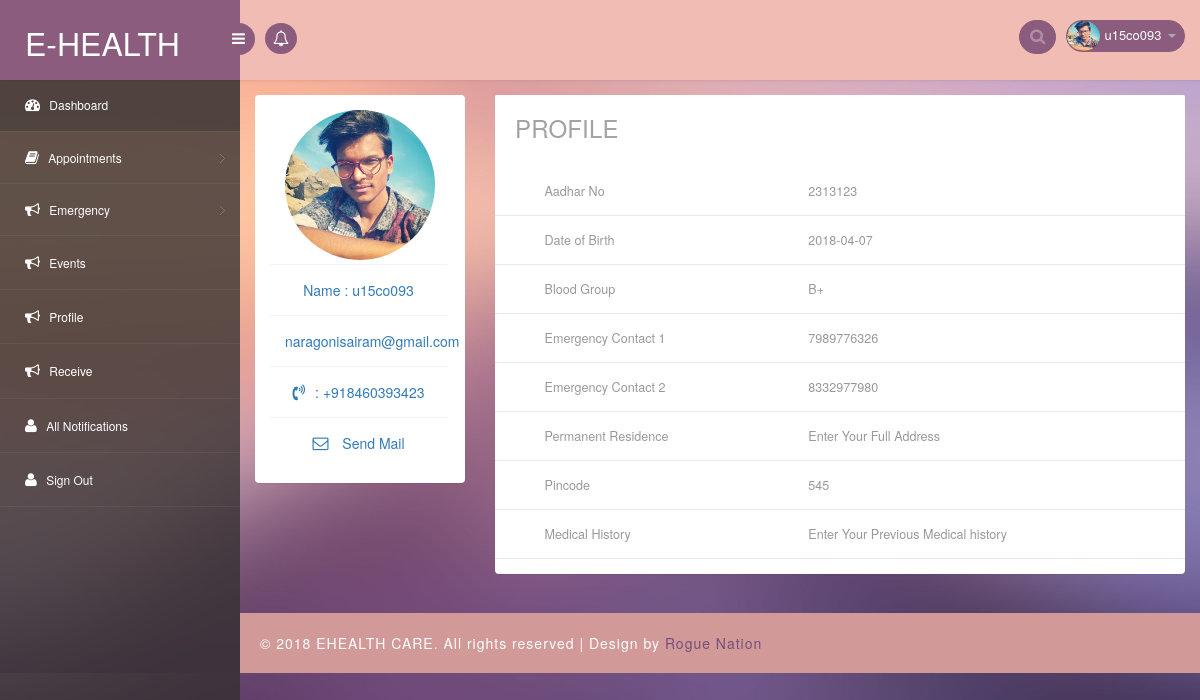
The app's page /profile.php (signed in), older data.
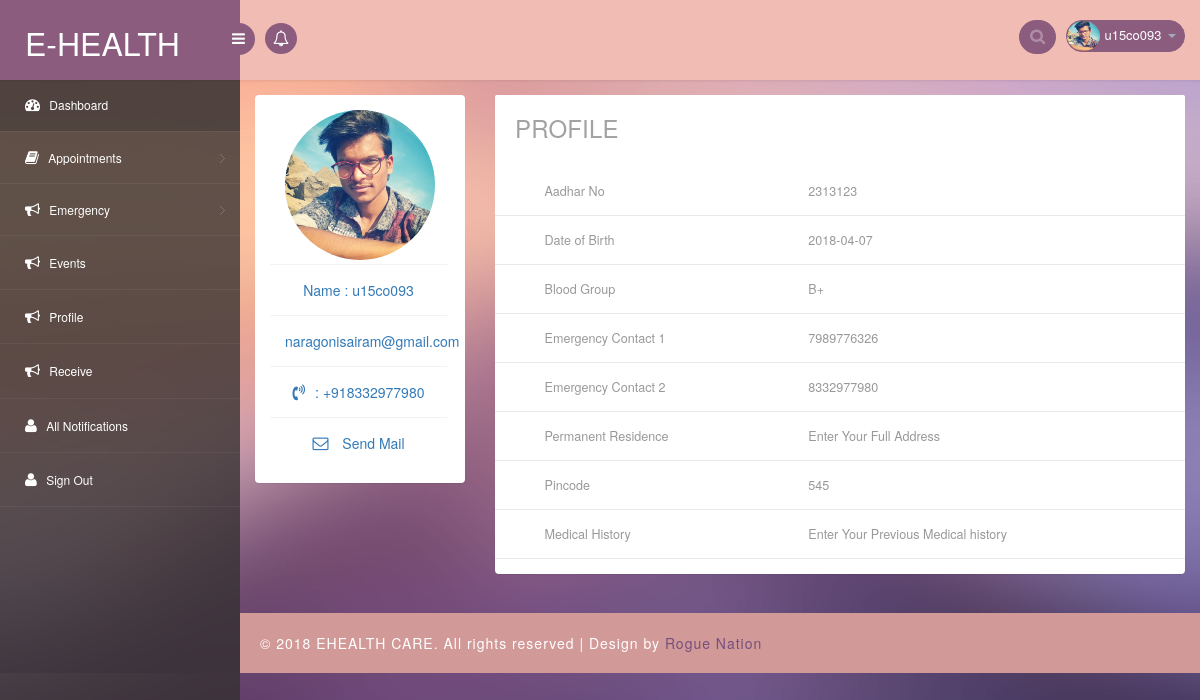
The same page, newer data.
### tables this page shows
CREATE TABLE `users` (
  `id` int(11) NOT NULL,
  `username` varchar(100) NOT NULL,
  `email` varchar(255) NOT NULL,
  `password` varchar(255) DEFAULT NULL,
  `phone` varchar(13) DEFAULT NULL,
  `emer1` varchar(13) DEFAULT NULL,
  `emer2` varchar(13) DEFAULT NULL,
  `addr` text,
  `dob` date DEFAULT NULL,
  `avatar` varchar(255) NOT NULL,
  `aadhar` int(12) DEFAULT NULL,
  `hash` varchar(255) NOT NULL,
  `active` int(11) NOT NULL DEFAULT '0',
  `pincode` int(6) DEFAULT NULL,
  `bloodgroup` varchar(3) DEFAULT NULL,
  `medicalHis` text,
  `infoUpdated` int(11) NOT NULL DEFAULT '0',
  `user_type` int(11) NOT NULL
);

### profile.php (the view, shortened to what the changed rows need)
<?php include('includes/header.php') ?>
<?php include("includes/connection.php"); ?>
<section id="main-content">
    <section class="wrapper">
        <div class="mail-w3agile">
        <div class="row">
            <div class="col-sm-3 com-w3ls">
                <section class="panel">
                    <div class="panel-body" style="margin: auto;text-align: center;">
                        <ul class="nav nav-pills nav-stacked mail-nav" style="margin:auto;">
                        <?php
                            $uid = $_SESSION['uid'];
                            $query = "SELECT * FROM users WHERE id={$uid}";
                            $result = mysqli_query($conn,$query);
                            $row = mysqli_fetch_assoc($result);
                        ?>
                            <li style="display: inline-block;margin-right: auto;margin-left: auto;"><img class='' src="images/avatars/<?php echo $row['avatar']?>" alt='profile_img' style="display: block;border-radius: 50%" width='150px' height='150px'></li>
                            <li><a>Name : <?php echo $row['username']?></a></li>
                            <li><a><?php echo $row['email']?></a></li>
                            <li><a><i class="fa fa-volume-control-phone" ></i>: +91<?php echo $row['phone']?></a></li>
                        </ul>
                    </div>
                </section>
            </div>
            <div class="col-sm-9 mail-w3agile">
                <section class="panel">
                    <div class="panel-body minimal">
                        <div class="table-inbox-wrap ">
                            <table class="table table-inbox table-hover">
                        <tbody>
                        <tr class="">
                            <td class="inbox-small-cells"></i></td>
                            <td class="view-message dont-show">Aadhar No</td>
                            <td class="view-message view-message"><?php echo $row['aadhar']?></td>
                        </tr>
                        <tr class="">
                            <td class="inbox-small-cells"></i></td>
                            <td class="view-message dont-show">Date of Birth</td>
                            <td class="view-message view-message"><?php echo $row['dob']?></td>
                        </tr>
                        <tr class="">
                            <td class="inbox-small-cells"></i></td>
                            <td class="view-message dont-show">Blood Group</td>
                            <td class="view-message view-message"><?php echo $row['bloodgroup']?></td>
                        </tr>
                        <tr class="">
                            <td class="inbox-small-cells"></i></td>
                            <td class="view-message dont-show">Emergency Contact 1</td>
                            <td class="view-message view-message"><?php echo $row['emer1']?></td>
                        </tr>
                        <tr class="">
                            <td class="inbox-small-cells"></i></td>
                            <td class="view-message dont-show">Emergency Contact 2</td>
                            <td class="view-message view-message"><?php echo $row['emer2']?></td>
                        </tr>
                        <tr class="">
                            <td class="inbox-small-cells"></i></td>
                            <td class="view-message dont-show">Permanent Residence</td>
                            <td class="view-message view-message"><?php echo $row['addr']?></td>
                        </tr>
                        <tr class="">
                            <td class="inbox-small-cells"></i></td>
                            <td class="view-message dont-show">Pincode</td>
                            <td class="view-message view-message"><?php echo $row['pincode']?></td>
                        </tr>
                        <tr class="">
                            <td class="inbox-small-cells"></i></td>
                            <td class="view-message dont-show">Medical History</td>
                            <td class="view-message view-message"><?php echo $row['medicalHis']?></td>
                        </tr>
                        </tbody>
                        </table>
                        </div>
                    </div>
                </section>
            </div>
        </div>
        </div>
</section>
<?php include('includes/footer.php') ?>

### includes/header.php (shortened to what the changed rows need)
<?php include("includes/connection.php"); ?>
<!DOCTYPE html>
<head>
<link rel="stylesheet" href="css/bootstrap.min.css" >
<link href="css/style.css" rel='stylesheet' type='text/css' />
<link href="css/style-responsive.css" rel="stylesheet"/>
<link rel="stylesheet" href="css/font.css" type="text/css"/>
<link href="css/font-awesome.css" rel="stylesheet">
<link rel="stylesheet" href="css/morris.css" type="text/css"/>
<link rel="stylesheet" href="css/monthly.css">
<link rel="stylesheet" href="css/bootstrap.css">
<link rel="stylesheet" href="css/custom.css">
</head>
<body>
<section id="container">
<header class="header fixed-top clearfix">
<div class="top-nav clearfix">
    <ul class="nav pull-right top-menu">
        <?php
            $uid = $_SESSION['uid'];
            $query = "SELECT * FROM users WHERE id={$uid}";
            $result = mysqli_query($conn,$query);
            $row = mysqli_fetch_assoc($result);
        ?>
        <li class="dropdown">
            <a data-toggle="dropdown" class="dropdown-toggle" href="#">
                <img alt="" src="images/avatars/<?php echo $row['avatar']?>" width='30px' height='30px'>
                <span class="username"><?php echo $row['username']?></span>
                <b class="caret"></b>
            </a>
        </li>
    </ul>
</div>
</header>

Row changes from the older to the newer data that the page shows:
changed users "u15co093": phone "8460393423" → "8332977980"
